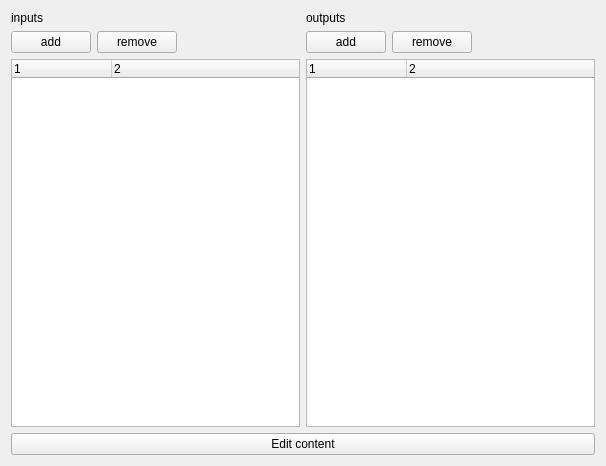
<?xml version="1.0" encoding="UTF-8"?>
<ui version="4.0">
 <class>SubProgramBlockEditorWidget</class>
 <widget class="QWidget" name="SubProgramBlockEditorWidget">
  <property name="geometry">
   <rect>
    <x>0</x>
    <y>0</y>
    <width>606</width>
    <height>466</height>
   </rect>
  </property>
  <property name="windowTitle">
   <string>Form</string>
  </property>
  <layout class="QGridLayout" name="gridLayout">
   <item row="0" column="0">
    <widget class="QWidget" name="widget" native="true">
     <layout class="QVBoxLayout" name="verticalLayout">
      <property name="leftMargin">
       <number>0</number>
      </property>
      <property name="topMargin">
       <number>0</number>
      </property>
      <property name="rightMargin">
       <number>0</number>
      </property>
      <property name="bottomMargin">
       <number>0</number>
      </property>
      <item>
       <widget class="QLabel" name="label">
        <property name="text">
         <string>inputs</string>
        </property>
       </widget>
      </item>
      <item>
       <widget class="QWidget" name="widget_2" native="true">
        <layout class="QHBoxLayout" name="horizontalLayout">
         <property name="leftMargin">
          <number>0</number>
         </property>
         <property name="topMargin">
          <number>0</number>
         </property>
         <property name="rightMargin">
          <number>0</number>
         </property>
         <property name="bottomMargin">
          <number>0</number>
         </property>
         <item>
          <widget class="QPushButton" name="addInputBtn">
           <property name="text">
            <string>add</string>
           </property>
          </widget>
         </item>
         <item>
          <widget class="QPushButton" name="delInputBtn">
           <property name="text">
            <string>remove</string>
           </property>
          </widget>
         </item>
         <item>
          <spacer name="horizontalSpacer">
           <property name="orientation">
            <enum>Qt::Horizontal</enum>
           </property>
           <property name="sizeHint" stdset="0">
            <size>
             <width>40</width>
             <height>20</height>
            </size>
           </property>
          </spacer>
         </item>
        </layout>
       </widget>
      </item>
      <item>
       <widget class="QTreeWidget" name="inputsList">
        <property name="columnCount">
         <number>2</number>
        </property>
        <column>
         <property name="text">
          <string notr="true">1</string>
         </property>
        </column>
        <column>
         <property name="text">
          <string notr="true">2</string>
         </property>
        </column>
       </widget>
      </item>
     </layout>
    </widget>
   </item>
   <item row="0" column="1">
    <widget class="QWidget" name="widget_3" native="true">
     <layout class="QVBoxLayout" name="verticalLayout_2">
      <property name="leftMargin">
       <number>0</number>
      </property>
      <property name="topMargin">
       <number>0</number>
      </property>
      <property name="rightMargin">
       <number>0</number>
      </property>
      <property name="bottomMargin">
       <number>0</number>
      </property>
      <item>
       <widget class="QLabel" name="label_2">
        <property name="text">
         <string>outputs</string>
        </property>
       </widget>
      </item>
      <item>
       <widget class="QWidget" name="widget_4" native="true">
        <layout class="QHBoxLayout" name="horizontalLayout_2">
         <property name="leftMargin">
          <number>0</number>
         </property>
         <property name="topMargin">
          <number>0</number>
         </property>
         <property name="rightMargin">
          <number>0</number>
         </property>
         <property name="bottomMargin">
          <number>0</number>
         </property>
         <item>
          <widget class="QPushButton" name="addOutputBtn">
           <property name="text">
            <string>add</string>
           </property>
          </widget>
         </item>
         <item>
          <widget class="QPushButton" name="delOutputBtn">
           <property name="text">
            <string>remove</string>
           </property>
          </widget>
         </item>
         <item>
          <spacer name="horizontalSpacer_2">
           <property name="orientation">
            <enum>Qt::Horizontal</enum>
           </property>
           <property name="sizeHint" stdset="0">
            <size>
             <width>40</width>
             <height>20</height>
            </size>
           </property>
          </spacer>
         </item>
        </layout>
       </widget>
      </item>
      <item>
       <widget class="QTreeWidget" name="outputsList">
        <property name="columnCount">
         <number>2</number>
        </property>
        <column>
         <property name="text">
          <string notr="true">1</string>
         </property>
        </column>
        <column>
         <property name="text">
          <string notr="true">2</string>
         </property>
        </column>
       </widget>
      </item>
     </layout>
    </widget>
   </item>
   <item row="1" column="0" colspan="2">
    <widget class="QPushButton" name="editSubProgramBtn">
     <property name="text">
      <string>Edit content</string>
     </property>
    </widget>
   </item>
  </layout>
 </widget>
 <resources/>
 <connections/>
</ui>
